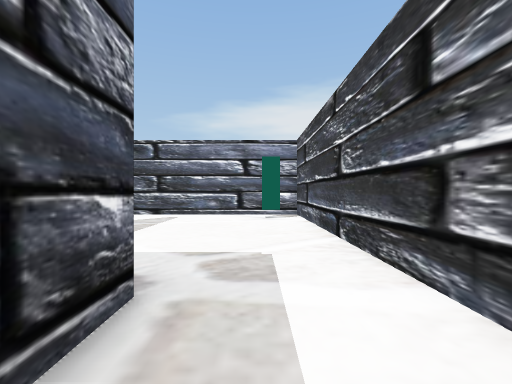
[1] (above)

16 first-person views from a walk through a 3-D level made in the Unity game engine. The camera is 1.5 m above the floor, looks level and sees 85° across. The floor is counted in squares, 2 m on a side. Each view is taken from the middle of a square. On the plan, view 1 faces up. The plan holds only what a view shows up to about 10 squares ahead; the rest is blank. The place goes on beyond the plan. The player is left out.

[2]
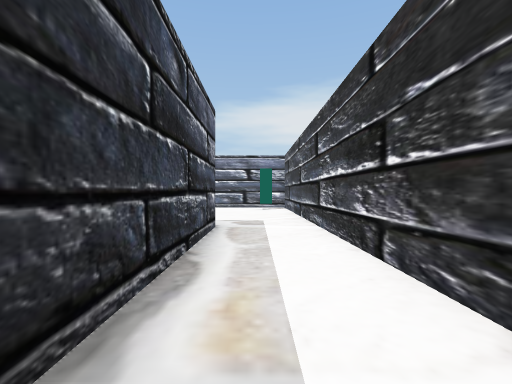

[3]
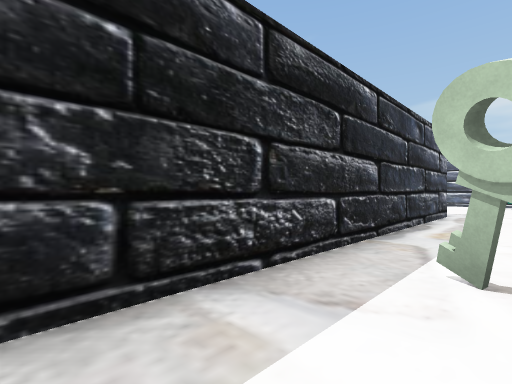

[4]
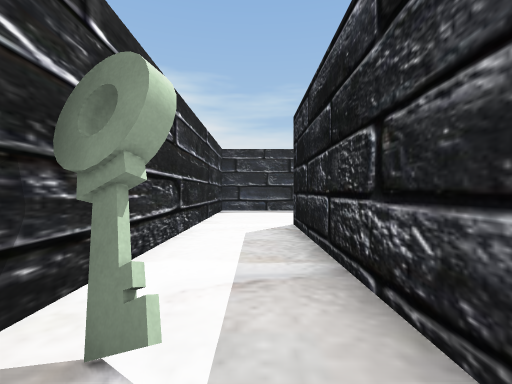

[5]
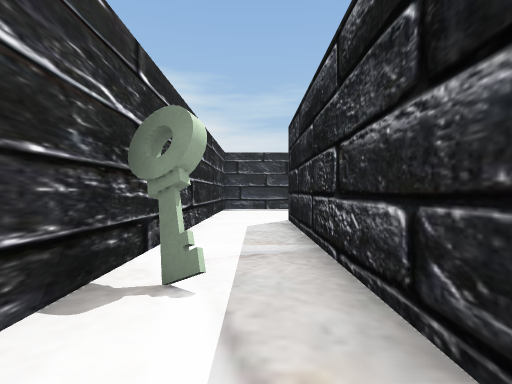

[6]
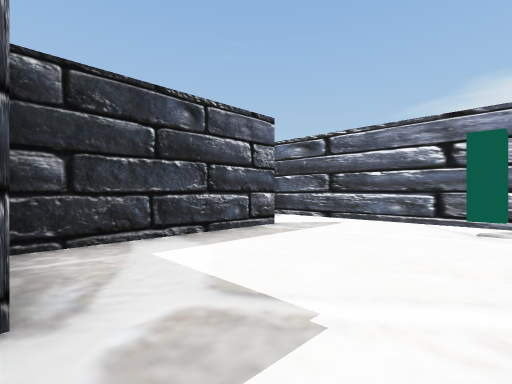

[7]
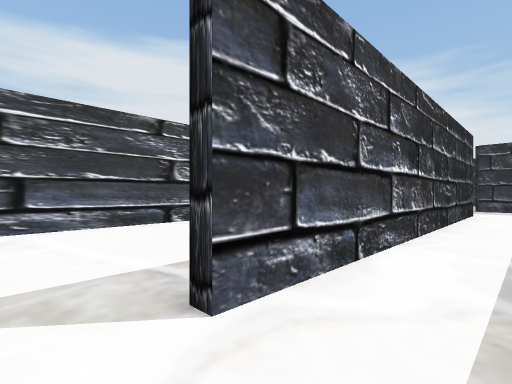

[8]
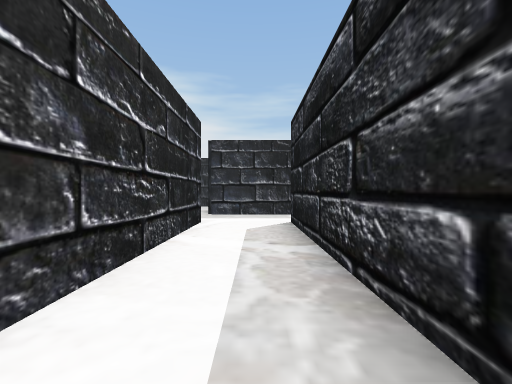

[9]
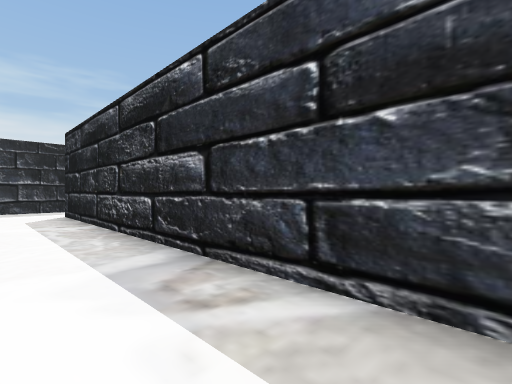

[10]
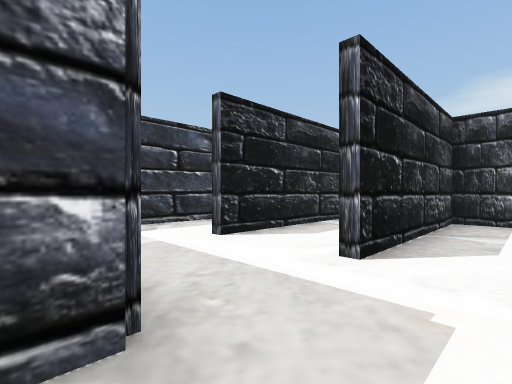

[11]
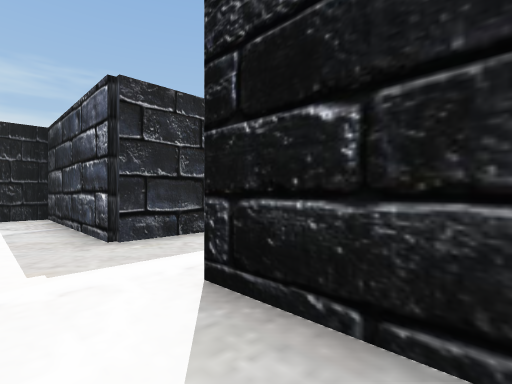

[12]
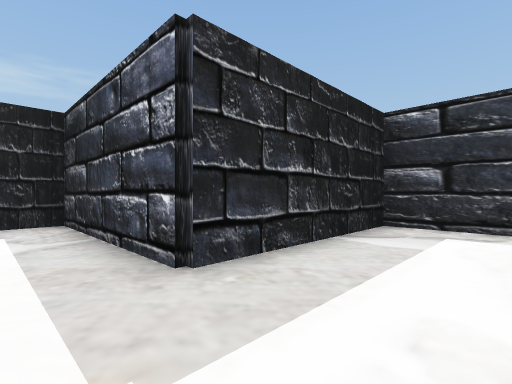

[13]
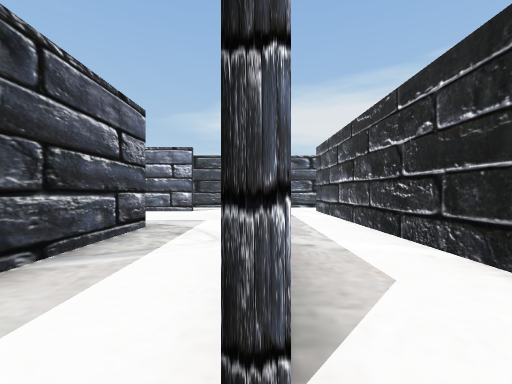

[14]
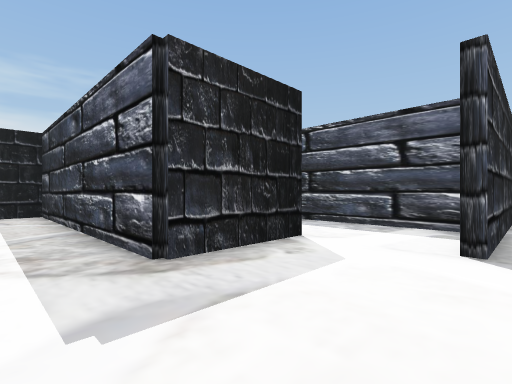

[15]
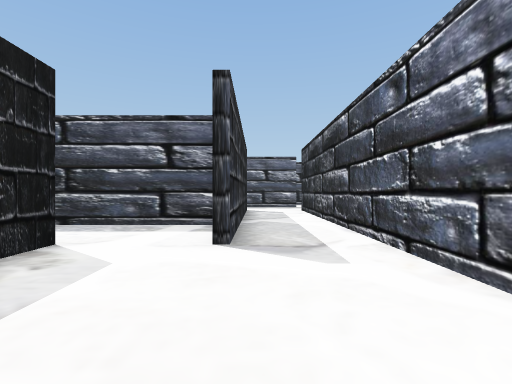

[16]
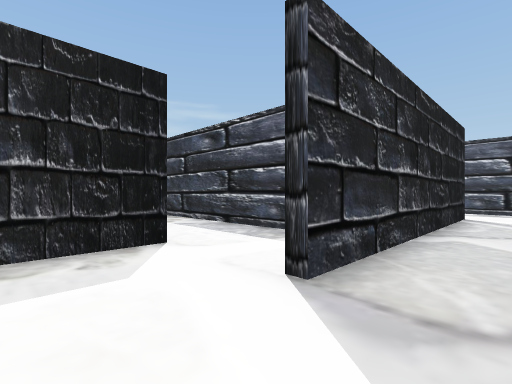

### Floor plan
Points are (right, up) in squares from view 1. A wall is a line through its corners. A room is listed if a view was taken in it or the views show most of it. See-through windows are left out.
Room 1 (views 1, 2, 3, 4, 5, 6)
walls: (-0.9, 2.1) (-0.9, -10.5); (1.4, -2.5) (1.4, 9.4) (-3.5, 9.4); (-3.4, 7) (-3.4, 2.2); (1.4, -11.5) (1.4, -4.5)
ways out: opening at (-3, 8.5) to room 2; opening at (0.5, -10.5)
objects: key (1, -5); block (1, 8)
Room 2 (views 7, 8, 9, 13)
walls: (-5.9, 7) (-5.9, -3); (-3.6, -3) (-3.6, 7); (-6.4, -5.4) (-3.4, -5.4); (-3.5, 9.4) (-5.5, 9.4)
ways out: opening at (-3, 8.5) to room 1; opening at (-3, -4) to room 3; opening at (-6, -3.5) to room 4
Room 3 (views 10, 11, 12)
walls: (-3.4, -5.4) (-3.4, -10.4) (-2.2, -10.4); (-2.2, 1.9) (-3.4, 1.9) (-3.4, -3)
ways out: opening at (-3, -4) to room 2
Room 4 (views 14, 15, 16)
walls: (-11, 2.1) (-8.4, 2.1) (-8.4, -5.4) (-6.4, -5.4); (-13.4, 4.1) (-13.4, 1.4); (-9, 6.9) (-16.9, 6.9); (-18.5, 4.6) (-11, 4.6); (-20.9, 5.5) (-20.9, 4.2)
ways out: opening at (-6, -3.5) to room 2; opening at (-19.5, 5); opening at (-12, 2)

Where each view was taken, in squares from view 1:
view 1: 0 up, 0 right, facing up
view 2: 4 down, 0 right, facing up
view 3: 8 down, 1 right, facing up-left
view 4: 4 down, 0 right, facing down
view 5: 3 down, 0 right, facing down
view 6: 2 up, 1 right, facing up-left
view 7: 8 up, 5 left, facing down-right
view 8: 4 up, 5 left, facing down
view 9: 7 up, 4 left, facing down-left
view 10: 6 down, 2 left, facing up-left
view 11: 1 down, 2 left, facing down-left
view 12: 3 down, 2 left, facing down-left
view 13: 4 down, 6 left, facing up
view 14: 5 up, 7 left, facing down-left
view 15: 5 up, 7 left, facing left
view 16: 6 up, 9 left, facing down-left
